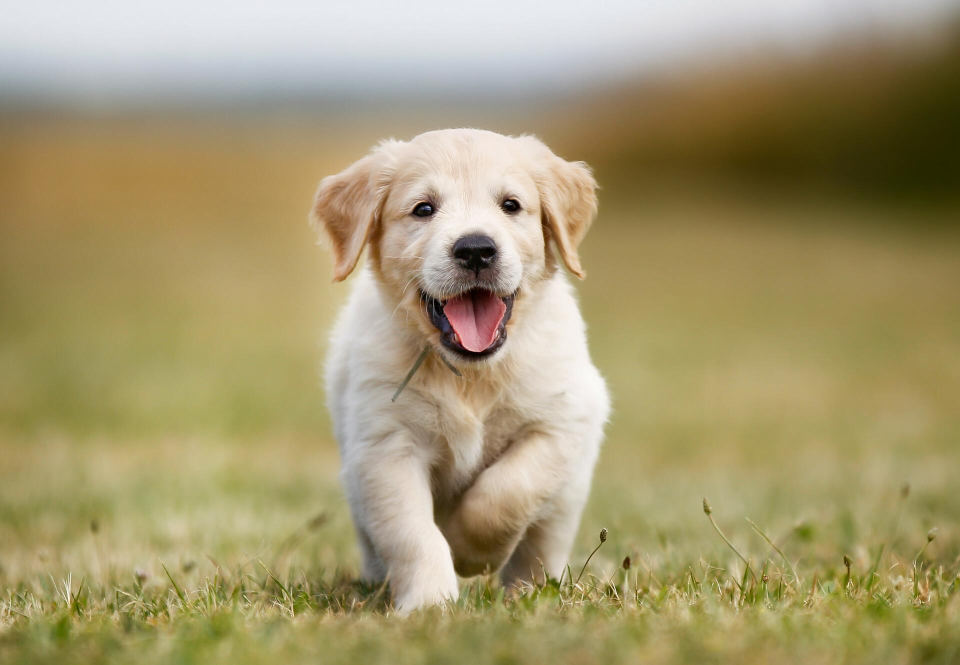
#> input picture Puppy1.jpeg, 1920 x 1330 px, found by its file name (shown at 1/2 size)
$ jupyter execute --allow-errors Image_recognition_DL.ipynb   (shell and % lines are left out)
#> lines starting #> are read from the running program, lines starting #| are printed output that depends on the picture
[cell 1]
# getting an image using web get

**Libraries that can be used for image processing:**

1. matplotlib.image

2. Pillow

3. OpenCV (cv2)

[cell 2]
# importing the image module from matplotlib library

import matplotlib.image as mpimg
import matplotlib.pyplot as plt

[cell 3]
# loading an image through matplotlib.image module

img = mpimg.imread('/content/Puppy1.jpeg')
#> img is the input picture: shape (1330, 1920, 3); mean R, G, B 164.2, 151.9, 111.2

[cell 4]
type(img)

[cell 5]
print(img.shape)
#| (1330, 1920, 3)

[cell 6]
print(img)
#> (printed output is left out)

[cell 7]
# displaying the image from numpy array

img_plot = plt.imshow(img)
plt.show()

Resizing the image using Pillow library

[cell 8]
from PIL import Image

[cell 9]
img = Image.open('/content/Puppy1.jpeg')
img_resized = img.resize((200, 200))
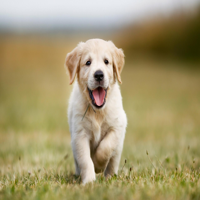
#> img_resized: PIL image 200x200 RGB; mean R, G, B 164.2, 151.9, 111.2

[cell 10]
img_resized.save('dog_image_resized.jpg')

#> (a cell that did not finish here is left out)

#> (a cell that did not finish here is left out)

**Converting RGB images to Grayscale image using OpenCV**

[cell 13]
# importing OpenCV library
import cv2

[cell 14]
img = cv2.imread('/content/Puppy1.jpeg')

[cell 15]
type(img)

[cell 16]
img.shape
#> Out = (1330, 1920, 3)

[cell 17]
grayscale_image = cv2.cvtColor(img, cv2.COLOR_RGB2GRAY)
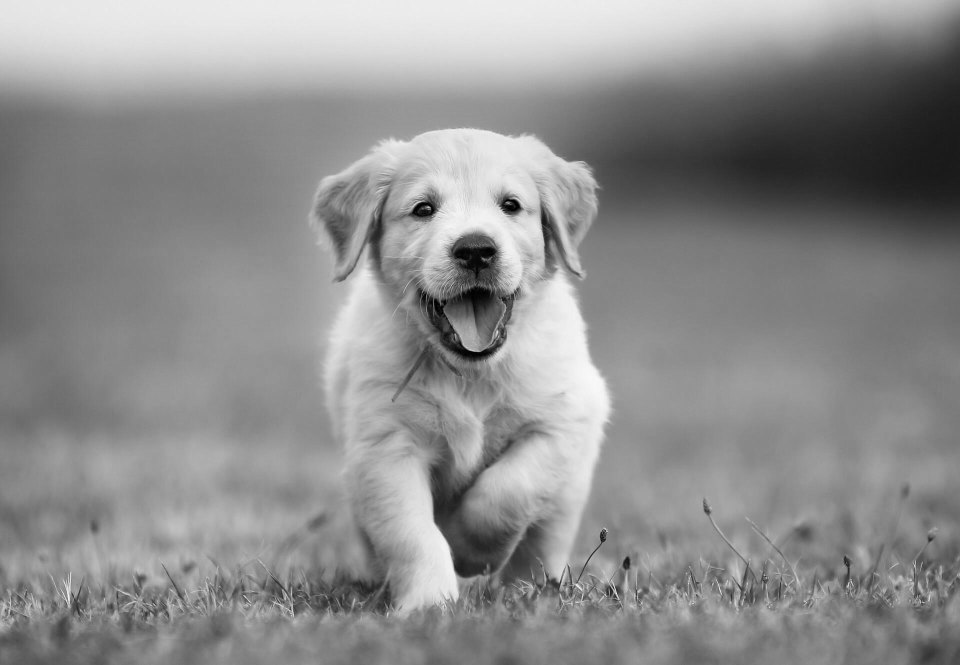
#> grayscale_image: shape (1330, 1920) (shown at 1/2 size); min 0, max 251, mean 141.1

[cell 18]
type(grayscale_image)

[cell 19]
grayscale_image.shape
#> Out = (1330, 1920)

cv2.imshow() will display the image. But this will not be allowed in Google Colab.

**from google.colab.patches import cv2_imshow**

[cell 20]
from google.colab.patches import cv2_imshow

[cell 21]
# displaying the image
cv2_imshow(grayscale_image)

[cell 22]
# saving the grayscale image
cv2.imwrite('dog_grayscale_image.jpg', grayscale_image)
#> Out = True
